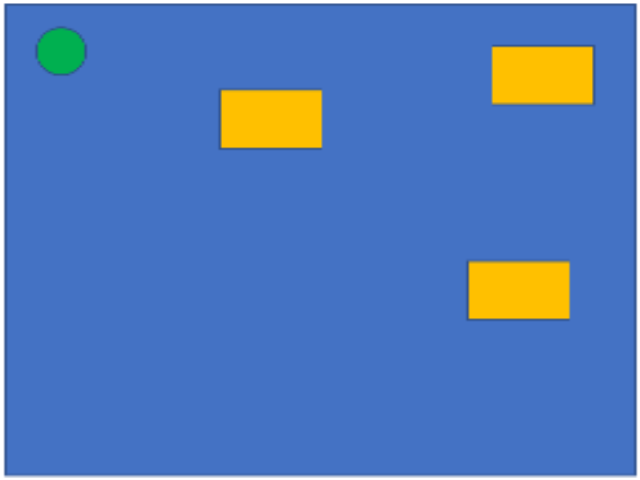
#> input picture Spot the difference/Images/result.png, 640 x 480 px
$ python spotthediff.py   (older library calls are emulated)
#> lines starting #> are read from the running program, lines starting #| are printed output that depends on the picture; after the words box and inside, x2 and y2 are one past the last pixel; in counts of white or black regions, pixels touching at a corner belong together; long printed decimals are rounded
from skimage.measure import compare_ssim
import cv2
import numpy as np

original = cv2.imread('Images/result.png')
#> original is the input picture: shape (480, 640, 3); mean B, G, R 184.8, 121.9, 82.8
test = cv2.imread('Images/result1.png')
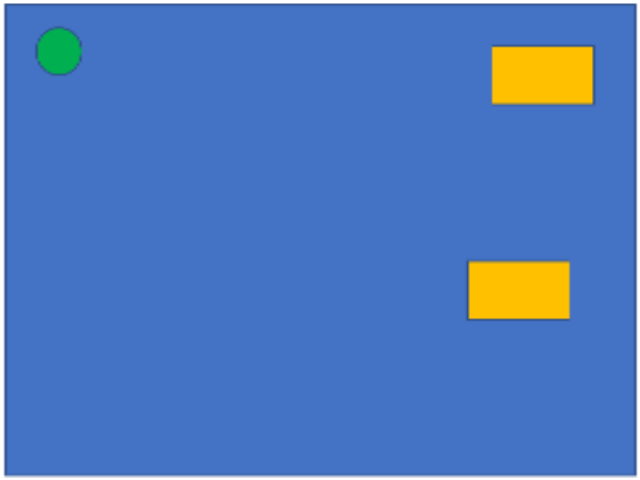
#> input picture Spot the difference/Images/result1.png, 640 x 480 px
#> test is the input picture: shape (480, 640, 3); mean B, G, R 188.7, 120.5, 79.3


original_gray = cv2.cvtColor(original, cv2.COLOR_BGR2GRAY)
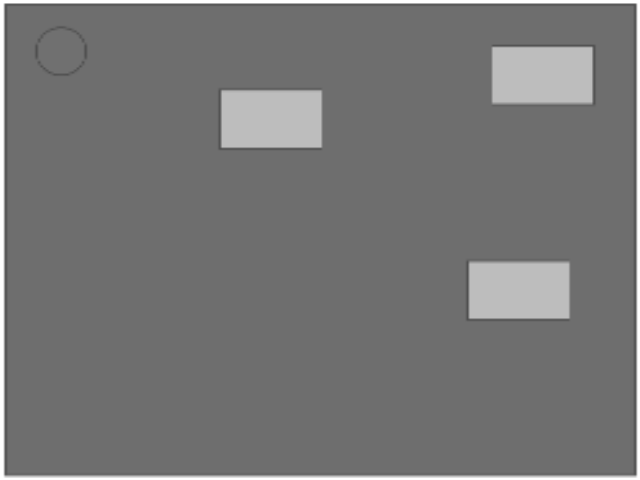
#> original_gray: shape (480, 640); min 80, max 255, mean 117.7
test_gray = cv2.cvtColor(test, cv2.COLOR_BGR2GRAY)


(score, diff) = compare_ssim(original_gray, test_gray, full=True)
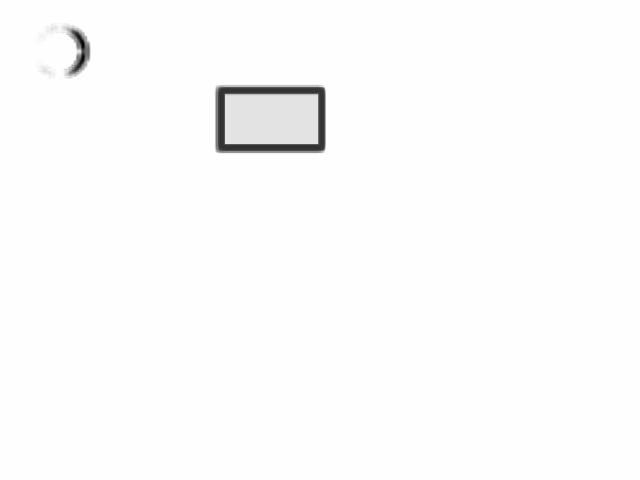
#> diff: shape (480, 640) float64; min -0.207, max 1, mean 0.989; drawn with min black and max white
#> score = 0.989
print("Image similarity", score)
#| Image similarity 0.9887


diff = (diff * 255).astype("uint8")

# Threshold the difference image, followed by finding contours to
# obtain the regions of the two input images that differ
thresh = cv2.threshold(diff, 0, 255, cv2.THRESH_BINARY_INV | cv2.THRESH_OTSU)[1]
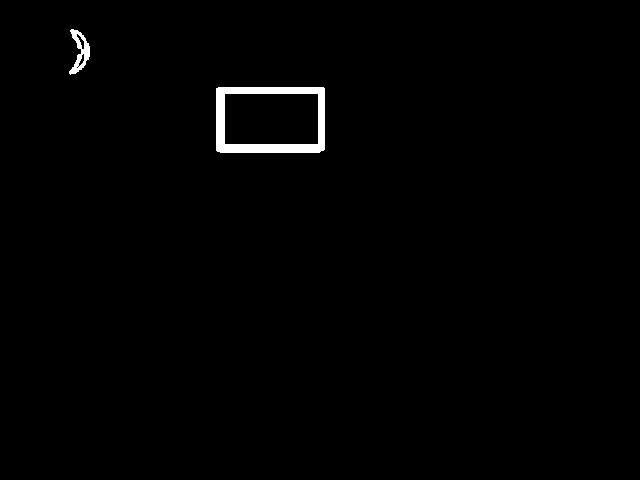
#> thresh: shape (480, 640); 0.96% white; 2 white regions
contours = cv2.findContours(thresh.copy(), cv2.RETR_EXTERNAL, cv2.CHAIN_APPROX_SIMPLE)
#> contours = 2 contours; box (x1, y1, x2, y2) and area: (216, 87, 325, 153) 7006, (69, 29, 90, 75) 426
contours = contours[0] if len(contours) == 2 else contours[1]


for c in contours:
    area = cv2.contourArea(c)
    if area > 100:
        x,y,w,h = cv2.boundingRect(c)

        cv2.rectangle(test, (x, y), (x + w, y + h), (36,255,12), 2)
#> this loop made 2 passes
#> (area, x, y, w, h) on passes 1 to 2: (7005.5, 216, 87, 109, 66), (426, 69, 29, 21, 46)
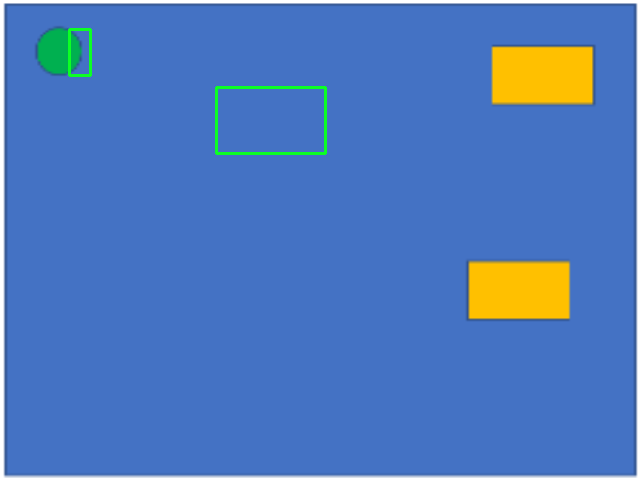
#> test: shape (480, 640, 3); 0.47% of pixels changed, all inside (x1, y1, x2, y2) = (68, 28, 327, 155)

cv2.imshow('before', original)
cv2.imshow('after', test)
cv2.imshow('diff',diff)

cv2.waitKey(0)
